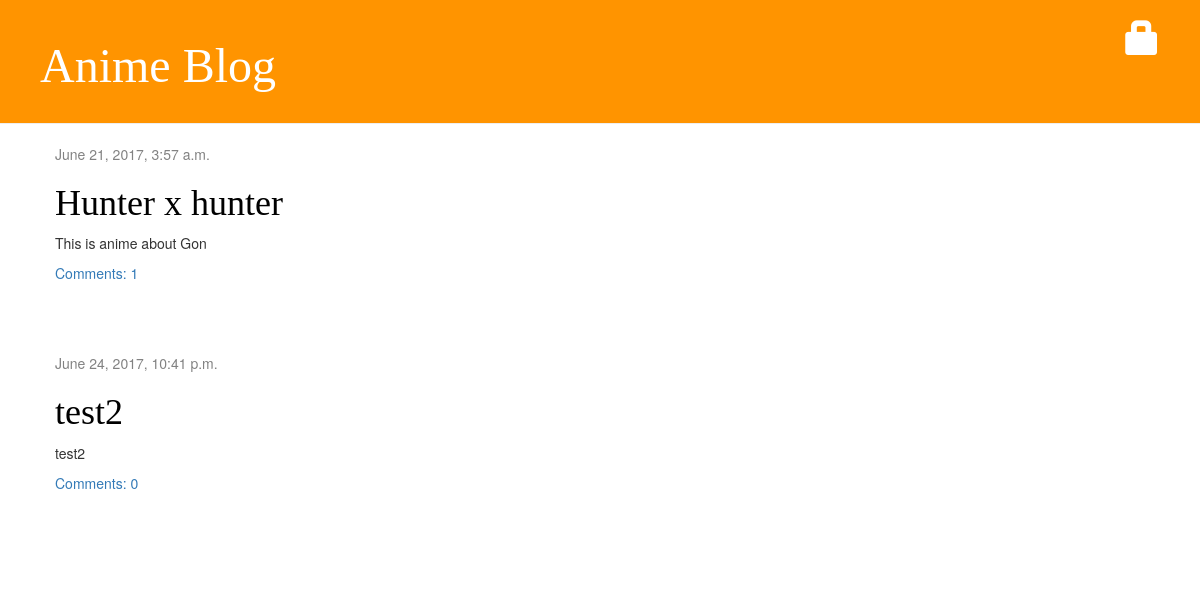
The page / on the database its author committed.
### blog/models.py (models this page shows, shortened)
class Post(models.Model):
    author = models.ForeignKey('auth.User')
    title = models.CharField(max_length=200)
    text = models.TextField()
    created_date = models.DateTimeField(
            default=timezone.now)
    published_date = models.DateTimeField(
            blank=True, null=True)
    def approved_comments(self):
        return self.comments.filter(approved_comment=True)

### blog/views.py (the view)
# urls.py: url(r'^$', views.post_list, name='post_list'),
def post_list(request):
    posts = Post.objects.filter(published_date__lte=timezone.now()).order_by('published_date')
    return render(request, 'blog/post_list.html', {'posts': posts})

### blog/templates/blog/post_list.html (shortened to what this page needs)
{% extends 'blog/base.html' %}
{% load staticfiles %}
             {% block content %}
                {% for post in posts %}
                    <div class="post">
                        <div class="date">
                            {{ post.published_date }}
                        </div>
                           <h1><a href="{% url 'post_detail' pk=post.pk %}">{{ post.title }}</a></h1>
                        <p>{{ post.text|linebreaksbr }}</p>
<a href="{% url 'post_detail' pk=post.pk %}">Comments: {{ post.approved_comments.count }}</a>
                    </div>
                {% endfor %}
             {% endblock %}

### blog/static/css/blog.css (style rules this page uses)
h1, h2, h3, h4 { font-family: 'sans-serif', cursive; }
.date { color: #828282; }
.post { margin-bottom: 70px; }
.post h1 a, .post h1 a:visited { color: #000000; }

### rows shown on the page
Post: published_date "June 21, 2017, 3:57 a.m.", title "Hunter x hunter", text "This is anime about Gon", approved_comments.count "1"
Post: published_date "June 24, 2017, 10:41 p.m.", title "test2", text "test2", approved_comments.count "0"
